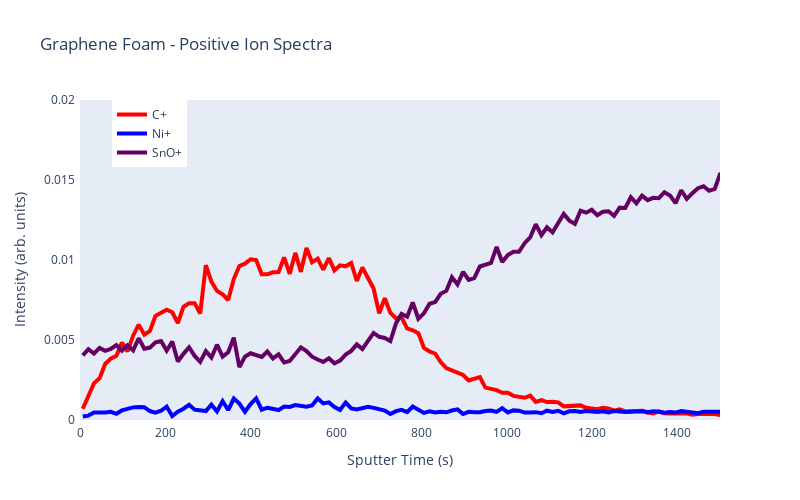

Source (notebook cell):
### Code cell
folder = os.getcwd() + r'\SIMS Data\Graphene Foam'
file = r'011_GrFoam_10keVAr2500_1nA_150um_A3_Pos_0_0_v2.txt'
fn = os.path.join(folder,file)

with open(fn, 'r') as f:
    #Opening the file and extracting the data by splitting it up and placing it in a numpy array
    rawdata = f.read().splitlines()[2:]
    rawdata = [line.split('\t') for line in rawdata]
    rawdata = np.array(rawdata)
    str_length = rawdata[0].size

    infodict = {}
    infodict['Sputter Time'] = np.array(rawdata[3:,0]).astype(np.float)
    for i in range(1,str_length,4):
        string = rawdata[0][i]
        string2 = rawdata[2][i]
        dict_name = string + string2
        infodict[dict_name] = np.array(rawdata[3:,i]).astype(np.float)
    for i in range(2,str_length+1,4):
        string = rawdata[0][i-1]
        string2 = rawdata[2][i]
        dict_name = string + string2
        infodict[dict_name] = np.array(rawdata[3:,i]).astype(np.float)

def smooth(y, box_pts):
    box = np.ones(box_pts)/box_pts
    y_smooth = np.convolve(y, box, mode='same')
    return y_smooth

C = infodict['C+Point-to-Point Normalization']
CH = infodict['CH_2+Point-to-Point Normalization']
Ni = infodict['Ni+Point-to-Point Normalization']
Sn = infodict['Sn+Point-to-Point Normalization']
Si = infodict['Si+Point-to-Point Normalization']
SnO = infodict['SnO+Point-to-Point Normalization']

#C = smooth(C, 1)
#CH = smooth(CH, 1)
#Ni = smooth(Ni, 1)
#Sn = smooth(Sn, 1)
#Si = smooth(Si, 1)
#SnO = smooth(SnO, 1)

# Create traces
C_trace = dict(
    x = infodict['Sputter Time'],
    y = C,
    mode = 'lines',
    name = 'C+',
    line = dict(
        color = ('rgb(255, 0, 0)'),
        width = 4)
)
CH_trace = dict(
    x = infodict['Sputter Time'],
    y = CH,
    mode = 'lines',
    name = 'CH_2+',
    line = dict(
        color = ('rgb(255, 0, 0)'),
        width = 2)
)
Ni_trace = dict(
    x = infodict['Sputter Time'],
    y = Ni,
    mode = 'lines',
    name = 'Ni+',
    line = dict(
        color = ('rgb(0, 0, 255)'),
        width = 4)
)
Sn_trace = dict(
    x = infodict['Sputter Time'],
    y = Sn,
    mode = 'lines',
    name = 'Sn+',
    line = dict(
        color = ('rgb(100, 0, 100)'),
        width = 4)
)
Si_trace = dict(
    x = infodict['Sputter Time'],
    y = Si,
    mode = 'lines',
    name = 'Si+',
    line = dict(
        color = ('rgb(0, 125, 255)'),
        width = 4)
)
SnO_trace = dict(
    x = infodict['Sputter Time'],
    y = SnO,
    mode = 'lines',
    name = 'SnO+',
    line = dict(
        color = ('rgb(100, 0, 100)'),
        width = 4)
)

data = [C_trace, Ni_trace, SnO_trace]

layout = go.Layout(
    title = 'Graphene Foam - Positive Ion Spectra',
    autosize=False,
    width=800,
    height=500,
    showlegend=True,
    legend=dict(x=.05, y=1),
    xaxis = dict(title = 'Sputter Time (s)',
            range = [0, 1500],
            showgrid=False,
            linewidth=3,
            ),
    yaxis = dict(title = 'Intensity (arb. units)',
            range = [0, 0.02],
            showgrid=False,
            linewidth=3,
            ),
)

fig = dict(data=data, layout=layout)
iplot(fig, filename='XPS')

### Figure 1 — Plotly figure (JSON) as saved in the notebook; plotly's stock layout.template omitted (floating-point values rounded to 4 significant figures; data arrays with more than 128 entries replaced by an {"elided": "..."} marker saying what was removed)
{"data": [{"line": {"color": "rgb(255, 0, 0)", "width": 4}, "mode": "lines", "name": "C+", "type": "scatter", "x": {"elided": "306 float values"}, "y": {"elided": "306 float values"}}, {"line": {"color": "rgb(0, 0, 255)", "width": 4}, "mode": "lines", "name": "Ni+", "type": "scatter", "x": {"elided": "306 float values"}, "y": {"elided": "306 float values"}}, {"line": {"color": "rgb(100, 0, 100)", "width": 4}, "mode": "lines", "name": "SnO+", "type": "scatter", "x": {"elided": "306 float values"}, "y": {"elided": "306 float values"}}], "layout": {"autosize": false, "height": 500, "legend": {"x": 0.05, "y": 1}, "showlegend": true, "title": {"text": "Graphene Foam - Positive Ion Spectra"}, "width": 800, "xaxis": {"linewidth": 3, "range": [0, 1500], "showgrid": false, "title": {"text": "Sputter Time (s)"}}, "yaxis": {"linewidth": 3, "range": [0, 0.02], "showgrid": false, "title": {"text": "Intensity (arb. units)"}}}}
